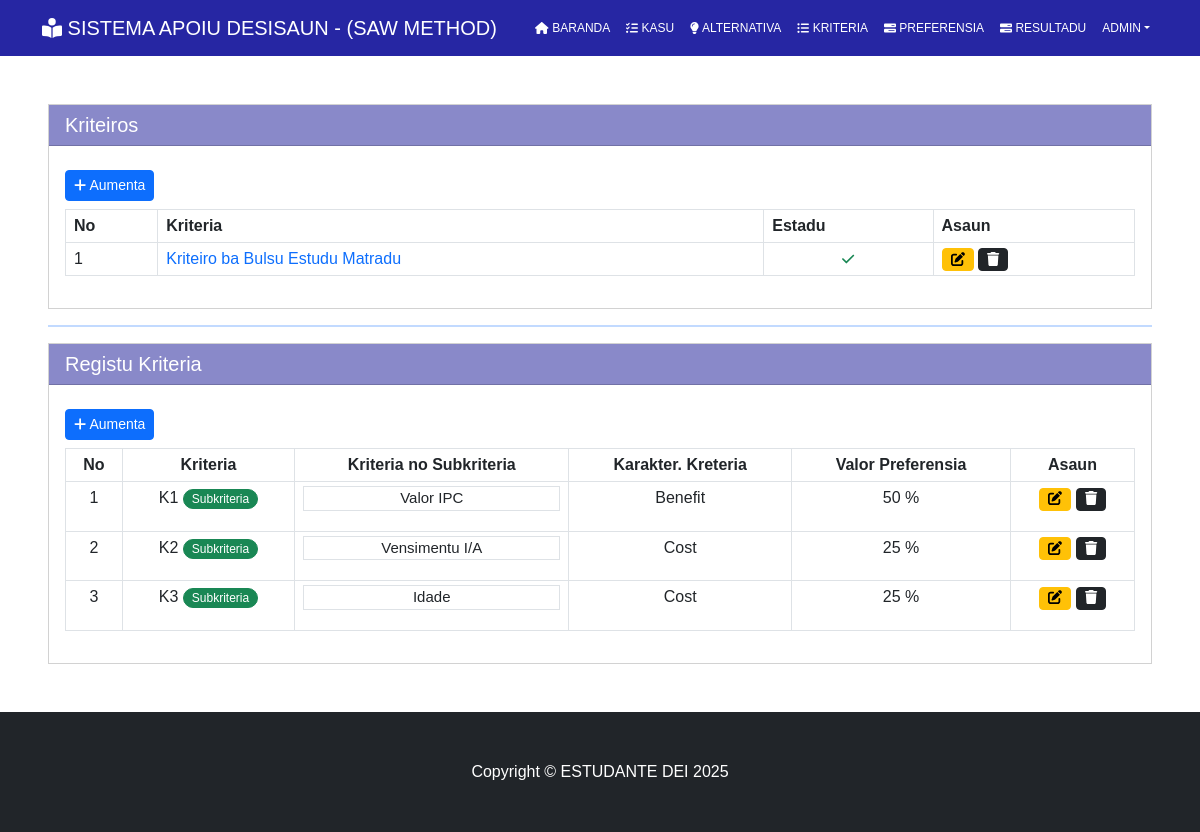
The page /kriteiro.html on the database its author committed.
### tables this page shows
CREATE TABLE `t_kriteiro` (
  `id_kriteiro` int(11) NOT NULL,
  `kriteiro` varchar(255) NOT NULL,
  `status` varchar(5) NOT NULL
);

CREATE TABLE `t_registu_krt` (
  `id_reagis` int(11) NOT NULL,
  `naran_kriteiro` varchar(200) NOT NULL,
  `deskrisaun_krt` varchar(200) NOT NULL,
  `id_kriteiro` int(11) NOT NULL,
  `karakter_kriteiro` varchar(20) NOT NULL,
  `id_valor_prefe` int(11) NOT NULL
);

CREATE TABLE `t_valor_pre` (
  `id_valor` int(11) NOT NULL,
  `valor` int(11) NOT NULL,
  `id_preferensia` int(11) NOT NULL
);

### class/class.php (called while the page is built, shortened)
<?php
class database
{
    protected $servername = 'localhost';
    protected $hostname = 'root';
    protected $password = '';
    protected $dbname = 'sad_db';
    protected $conn;
    public function __construct()
    {
        if (!isset($this->conn)) {
            $this->conn = new mysqli($this->servername, $this->hostname, $this->password, $this->dbname) ;
        }
        return $this->conn;
    }
}
class Kriteria extends database
{
    public function kriteria()
    {
        $sql = "SELECT * FROM t_kriteiro";
        $query = $this->conn->query($sql);
        if ($query->num_rows > 0) {
            while ($row = $query->fetch_assoc()) {
                $data[] = $row;
            }
            return $data;
        }
    }
}
class registu_krt extends database
{
    public function regis_kriteria()
    {
        $sql = "SELECT * FROM t_registu_krt rk, t_kriteiro k, t_valor_pre v WHERE rk.id_kriteiro=k.id_kriteiro AND rk.id_valor_prefe=v.id_valor AND k.status='Y'";
        $query = $this->conn->query($sql);
        if ($query->num_rows > 0) {
            while ($row = $query->fetch_assoc()) {
                $data[] = $row;
            }
            return $data;
        }
    }
}

### modul/kriteria/kriteria.php (the view, shortened to what this page needs)
<?php switch ($_GET['act']) {
    case 'read': ?>
<div class="container-fluid my-5 px-5">
    <div class="row">
        <div class="col-md-12">
            <div class="card rounded-0">
                <h5 class="card-header rounded-0" id="card-head">Kriteiros</h5>
                <div class="card-body">
                    <div class="table-responsive">
                        <div class="my-2">
                            <a href="input-kriteiro.html" class="btn btn-sm btn-primary"><i class="fa fa-add"></i>
                                Aumenta</a>
                        </div>
                        <table class="table table-bordered">
                            <thead>
                                <th class="py-1">No</th>
                                <th class="py-1">Kriteria</th>
                                <th class="py-1">Estadu</th>
                                <th class="py-1">Asaun</th>
                            </thead>
                            <tbody>
                                <?php
                                 $no = 1;
        $kt = $kriteria->kriteria();
        foreach ($kt  as $row) {?>
                                <tr>
                                    <td class="py-1"><?= $no++; ?></td>
                                    <td class="py-1"><a href="registu-kriteiro-<?=$row['id_kriteiro'] ?>.html"
                                            class="text-decoration-none"><?= $row['kriteiro'] ?></a></td>
                                    <td class="py-1">
                                        <?php
        if ($row['status'] == "") { ?>
                                        <center>
                                            <a href="modul/kriteria/aksi.php?act=update_all&id=<?=$row['id_kriteiro']?>"
                                                class="btn btn-sm py-0">
                                                <i class="fa fa-remove text-danger"></i>
                                            </a>
                                        </center>
                                        <?php } else {?>
                                        <center>
                                            <a href="modul/kriteria/aksi.php?act=update_all&id=<?=$row['id_kriteiro']?>"
                                                class="btn btn-sm py-0">
                                                <i class="fa fa-check text-success"></i>
                                            </a>
                                        </center>
                                        <?php } ?>
                                    </td>
                                    <td class="py-1">
                                        <a href="edit-kriteria-<?=$row['id_kriteiro']; ?>.html"
                                            class="btn btn-sm btn-warning py-0"><i class="fa fa-edit"></i>
                                        </a>
                                        <a href="modul/kriteria/aksi.php?act=delete&id=<?=$row['id_kriteiro']; ?>"
                                            class="btn btn-sm btn-dark py-0"><i class="fa fa-trash"></i>
                                        </a>
                                    </td>
                                </tr>
                                <?php } ?>
                            </tbody>
                        </table>
                    </div>
                </div>
            </div>
            <hr class="border border-primary">
        </div>
        <div class="col-md-12">
            <div class="card rounded-0">
                <h5 class="card-header rounded-0" id="card-head">Registu Kriteria</h5>
                <div class="card-body">
                    <div class="table-responsive">
                        <div class="my-2">
                            <a href="regis-input.html" class="btn btn-sm btn-primary"><i class="fa fa-add"></i>
                                Aumenta</a>
                        </div>
                        <table class="table table-bordered">
                            <thead class="text-center">
                                <th class="py-1">No</th>
                                <th class="py-1">Kriteria</th>
                                <th class="py-1">Kriteria no Subkriteria</th>
                                <th class="py-1">Karakter. Kreteria</th>
                                <th class="py-1">Valor Preferensia</th>
                                <th class="py-1">Asaun</th>
                            </thead>
                            <tbody class="text-center">
                                <?php
                                                $no = 1;
        $kt = $regis->regis_kriteria();
        foreach ($kt  as $row) {?>
                                <tr>
                                    <td class="py-1"><?= $no++; ?></td>
                                    <td class="py-1"><?=$row['naran_kriteiro'] ?> <a
                                            href="input-subkriteria-<?=$row['id_reagis']?>.html"
                                            class="btn py-0 btn-sm btn-success rounded-5" style="font-size:12px;">
                                            Subkriteria</a></td>
                                    <td class="py-1">
                                        <table class="table table-bordered">
                                            <tr>
                                                <td class="py-0 text-center" colspan="5" style="font-size:15px;">
                                                    <?= $row['deskrisaun_krt']; ?></td>
                                            </tr>
                                    </td>
                                </tr>
                        </table>
                        <td class="py-1"><?= $row['karakter_kriteiro']; ?></td>
                        <td class="py-1"><?= $row['valor']; ?> %</td>
                        <td class="py-1">
                            <a href="regis-update-<?=$row['id_reagis']; ?>.html" class="btn btn-sm btn-warning py-0"><i
                                    class="fa fa-edit"></i>
                            </a>
                            <a href="modul/kriteria/aksi_res.php?act=delete&id=<?=$row['id_reagis']; ?>"
                                class="btn btn-sm btn-dark py-0"><i class="fa fa-trash"></i>
                            </a>
                        </td>
                        <?php } ?>
                    </div>
                </div>
            </div>
        </div>
    </div>
</div>
<?php break;
        ?>
<?php } ?>

### media.php (shortened to what this page needs)
<?php
include "class/class.php";
$kriteria = new Kriteria();
$regis = new registu_krt();
?>
<!DOCTYPE html>
<html lang="en">
<head>
    <link href=".assets/css/styles.css" rel="stylesheet" />
    <link href=".assets/css/local.css" rel="stylesheet" />
    <link href=".assets/icon/all.css" rel="stylesheet" />
</head>
<body>
    <?php include "nav.php"; ?>
    <?php include "conten.php"; ?>
    <footer class="py-5 bg-dark" style="#background-color:gray;">
        <div class="container px-4">
            <p class="m-0 text-center text-white">Copyright &copy; ESTUDANTE DEI <?= date('Y'); ?></p>
        </div>
    </footer>
</body>
</html>

### nav.php (shortened to what this page needs)
<nav class="navbar navbar-expand-lg navbar-dark">
    <div class="container text-uppercase">
        <a class="navbar-brand" href="index.html"><i class="fa fa-book-reader"></i> Sistema apoiu desisaun - (saw
            method)</a>
        <div class="collapse navbar-collapse" id="navbarSupportedContent">
            <ul class="navbar-nav ms-auto mb-2 mb-lg-0">
                <li class="nav-item"><a class="nav-link active" aria-current="page" href="index.html"><i
                            class="fa fa-home"></i> Baranda</a></li>
                <li class="nav-item"><a class="nav-link active" href="kasu.html"><i class="fa fa-tasks"></i> Kasu</a>
                </li>
                <li class="nav-item"><a class="nav-link active" href="alternativu.html"><i class="fa fa-lightbulb"></i>
                        Alternativa</a></li>
                <li class="nav-item"><a class="nav-link active" href="kriteiro.html"><i class="fa fa-list-dots"></i>
                        Kriteria</a></li>
                <li class="nav-item"><a class="nav-link active" href="preferensia.html"><i class="fa fa-tasks-alt"></i>
                        Preferensia</a></li>
                <li class="nav-item"><a class="nav-link active" href="rezultadu.html"><i class="fa fa-tasks-alt"></i>
                        Resultadu</a></li>
                <li class="nav-item dropdown">
                    <a class="nav-link active dropdown-toggle" id="navbarDropdown" href="#" role="button"
                        data-bs-toggle="dropdown" aria-expanded="false">Admin</a>
                </li>
            </ul>
        </div>
    </div>
</nav>

### conten.php
<?php
if (!isset($_GET['modul'])) {
    include "home.php";
} elseif ($_GET['modul'] == "rezultadu") {
    include "modul/rezultado/rezultadu.php";
} elseif ($_GET['modul'] == "kasu") {
    include "modul/kasu/kasu.php";
} elseif ($_GET['modul'] == "pessoa") {
    include "modul/pessoa/pessoa.php";
} elseif ($_GET['modul'] == "kriteiro") {
    include "modul/kriteria/kriteria.php";
} elseif($_GET['modul'] == "alternativu") {
    include "modul/alternativu/alternativu.php";
} elseif($_GET['modul'] == "preferensia") {
    include "modul/preferensia/preferensia.php";
}

### .assets/css/local.css (style rules this page uses)
.navbar { background-color: #2626a3; text-transform: uppercase; font-size: 12px; }
* { font-family: Arial; }
#card-head { background-color: #8989c9; color: white; }

### rows shown on the page
t_kriteiro: kriteiro "Kriteiro ba Bulsu Estudu Matradu"
t_registu_krt: naran_kriteiro "K1", deskrisaun_krt "Valor IPC", karakter_kriteiro "Benefit", id_valor_prefe.valor "50"
t_registu_krt: naran_kriteiro "K2", deskrisaun_krt "Vensimentu I/A", karakter_kriteiro "Cost", id_valor_prefe.valor "25"
t_registu_krt: naran_kriteiro "K3", deskrisaun_krt "Idade", karakter_kriteiro "Cost", id_valor_prefe.valor "25"
